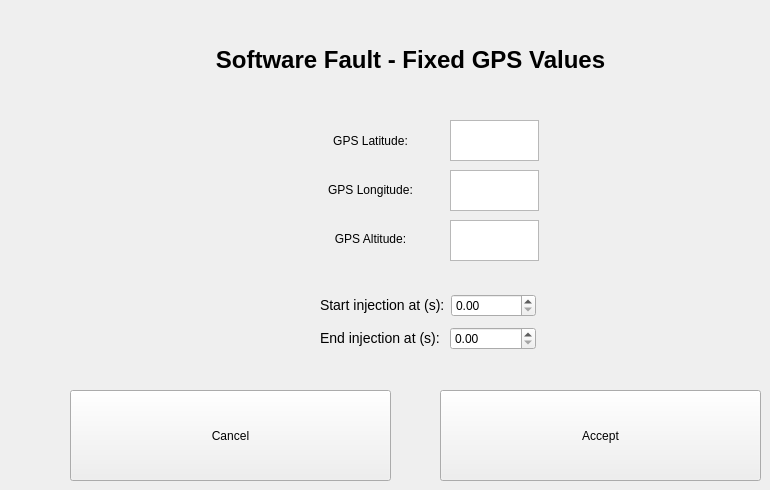
   <widget class="QWidget" name="page_2">
    <widget class="QLabel" name="label_2">
     <property name="geometry">
      <rect>
       <x>100</x>
       <y>30</y>
       <width>621</width>
       <height>61</height>
      </rect>
     </property>
     <property name="toolTip">
      <string>&lt;html&gt;&lt;head/&gt;&lt;body&gt;&lt;p align=&quot;center&quot;&gt;&lt;br/&gt;&lt;/p&gt;&lt;/body&gt;&lt;/html&gt;</string>
     </property>
     <property name="whatsThis">
      <string>&lt;html&gt;&lt;head/&gt;&lt;body&gt;&lt;p align=&quot;center&quot;&gt;&lt;br/&gt;&lt;/p&gt;&lt;/body&gt;&lt;/html&gt;</string>
     </property>
     <property name="styleSheet">
      <string notr="true">font-size: 24px;
font-weight: bold;</string>
     </property>
     <property name="text">
      <string>&lt;html&gt;&lt;head/&gt;&lt;body&gt;&lt;p&gt;&lt;span style=&quot; color:#000000;&quot;&gt;Software Fault - Fixed GPS Values&lt;/span&gt;&lt;/p&gt;&lt;/body&gt;&lt;/html&gt;</string>
     </property>
     <property name="alignment">
      <set>Qt::AlignCenter</set>
     </property>
    </widget>
    <widget class="QPushButton" name="buttonGPSInjectionContinue">
     <property name="enabled">
      <bool>true</bool>
     </property>
     <property name="geometry">
      <rect>
       <x>440</x>
       <y>390</y>
       <width>321</width>
       <height>91</height>
      </rect>
     </property>
     <property name="styleSheet">
      <string notr="true"/>
     </property>
     <property name="text">
      <string>Accept</string>
     </property>
    </widget>
    <widget class="QWidget" name="layoutWidget_3">
     <property name="geometry">
      <rect>
       <x>310</x>
       <y>120</y>
       <width>121</width>
       <height>141</height>
      </rect>
     </property>
     <layout class="QVBoxLayout" name="verticalLayout_9">
      <item>
       <widget class="QLabel" name="labelGPSLatInjection_3">
        <property name="styleSheet">
         <string notr="true"/>
        </property>
        <property name="text">
         <string>&lt;html&gt;&lt;head/&gt;&lt;body&gt;&lt;p&gt;&lt;span style=&quot; color:#000000;&quot;&gt;GPS Latitude:&lt;/span&gt;&lt;/p&gt;&lt;/body&gt;&lt;/html&gt;</string>
        </property>
        <property name="alignment">
         <set>Qt::AlignCenter</set>
        </property>
       </widget>
      </item>
      <item>
       <widget class="QLabel" name="labelGPSLonInjection_3">
        <property name="styleSheet">
         <string notr="true"/>
        </property>
        <property name="text">
         <string>&lt;html&gt;&lt;head/&gt;&lt;body&gt;&lt;p&gt;&lt;span style=&quot; color:#000000;&quot;&gt;GPS Longitude:&lt;/span&gt;&lt;/p&gt;&lt;/body&gt;&lt;/html&gt;</string>
        </property>
        <property name="alignment">
         <set>Qt::AlignCenter</set>
        </property>
       </widget>
      </item>
      <item>
       <widget class="QLabel" name="labelGPSAltInjection_3">
        <property name="styleSheet">
         <string notr="true"/>
        </property>
        <property name="text">
         <string>&lt;html&gt;&lt;head/&gt;&lt;body&gt;&lt;p&gt;&lt;span style=&quot; color:#000000;&quot;&gt;GPS Altitude:&lt;/span&gt;&lt;/p&gt;&lt;/body&gt;&lt;/html&gt;</string>
        </property>
        <property name="alignment">
         <set>Qt::AlignCenter</set>
        </property>
       </widget>
      </item>
     </layout>
    </widget>
    <widget class="QWidget" name="layoutWidget_5">
     <property name="geometry">
      <rect>
       <x>320</x>
       <y>290</y>
       <width>216</width>
       <height>64</height>
      </rect>
     </property>
     <layout class="QVBoxLayout" name="verticalLayout_2">
      <item>
       <layout class="QHBoxLayout" name="horizontalLayout_7">
        <item>
         <widget class="QLabel" name="label_13">
          <property name="styleSheet">
           <string notr="true">font-size: 14px;</string>
          </property>
          <property name="text">
           <string>&lt;html&gt;&lt;head/&gt;&lt;body&gt;&lt;p&gt;&lt;span style=&quot; color:#000000;&quot;&gt;Start injection at (s):&lt;/span&gt;&lt;/p&gt;&lt;/body&gt;&lt;/html&gt;</string>
          </property>
         </widget>
        </item>
        <item>
         <widget class="QDoubleSpinBox" name="doubleSpinBox_startInjection_2">
          <property name="styleSheet">
           <string notr="true">qproperty-toolTip: &quot;Seconds after takeoff considered to start injection&quot;;</string>
          </property>
         </widget>
        </item>
       </layout>
      </item>
      <item>
       <layout class="QHBoxLayout" name="horizontalLayout_10">
        <item>
         <widget class="QLabel" name="label_16">
          <property name="styleSheet">
           <string notr="true">font-size: 14px;</string>
          </property>
          <property name="text">
           <string>&lt;html&gt;&lt;head/&gt;&lt;body&gt;&lt;p&gt;&lt;span style=&quot; color:#000000;&quot;&gt;End injection at (s): &lt;/span&gt;&lt;/p&gt;&lt;/body&gt;&lt;/html&gt;</string>
          </property>
         </widget>
        </item>
        <item>
         <widget class="QDoubleSpinBox" name="doubleSpinBox_endInjection_2">
          <property name="styleSheet">
           <string notr="true">qproperty-toolTip: &quot;Seconds after takeoff considered to end injection&quot;;</string>
          </property>
         </widget>
        </item>
       </layout>
      </item>
     </layout>
    </widget>
    <widget class="QTextEdit" name="textEditGPSAltInjection_5">
     <property name="geometry">
      <rect>
       <x>450</x>
       <y>220</y>
       <width>89</width>
       <height>41</height>
      </rect>
     </property>
     <property name="sizePolicy">
      <sizepolicy hsizetype="Preferred" vsizetype="Preferred">
       <horstretch>0</horstretch>
       <verstretch>0</verstretch>
      </sizepolicy>
     </property>
     <property name="styleSheet">
      <string notr="true">qproperty-toolTip: &quot;GPS Altitude value to inject.&quot;</string>
     </property>
    </widget>
    <widget class="QTextEdit" name="textEditGPSLonInjection_5">
     <property name="geometry">
      <rect>
       <x>450</x>
       <y>170</y>
       <width>89</width>
       <height>41</height>
      </rect>
     </property>
     <property name="sizePolicy">
      <sizepolicy hsizetype="Preferred" vsizetype="Preferred">
       <horstretch>0</horstretch>
       <verstretch>0</verstretch>
      </sizepolicy>
     </property>
     <property name="styleSheet">
      <string notr="true">qproperty-toolTip: &quot;GPS Longitude value to inject.&lt;br&gt;A valid boundary is considered as [-180, 180].&quot;;</string>
     </property>
    </widget>
    <widget class="QTextEdit" name="textEditGPSLatInjection_5">
     <property name="geometry">
      <rect>
       <x>450</x>
       <y>120</y>
       <width>89</width>
       <height>41</height>
      </rect>
     </property>
     <property name="sizePolicy">
      <sizepolicy hsizetype="Preferred" vsizetype="Preferred">
       <horstretch>0</horstretch>
       <verstretch>0</verstretch>
      </sizepolicy>
     </property>
     <property name="styleSheet">
      <string notr="true">qproperty-toolTip: &quot;GPS Latitude value to inject.&lt;br&gt; A valid boundary is considered as [-90,90].&quot;;</string>
     </property>
    </widget>
    <widget class="QPushButton" name="buttonGPSInjectionCancel">
     <property name="enabled">
      <bool>true</bool>
     </property>
     <property name="geometry">
      <rect>
       <x>70</x>
       <y>390</y>
       <width>321</width>
       <height>91</height>
      </rect>
     </property>
     <property name="styleSheet">
      <string notr="true"/>
     </property>
     <property name="text">
      <string>Cancel</string>
     </property>
    </widget>
   </widget>
